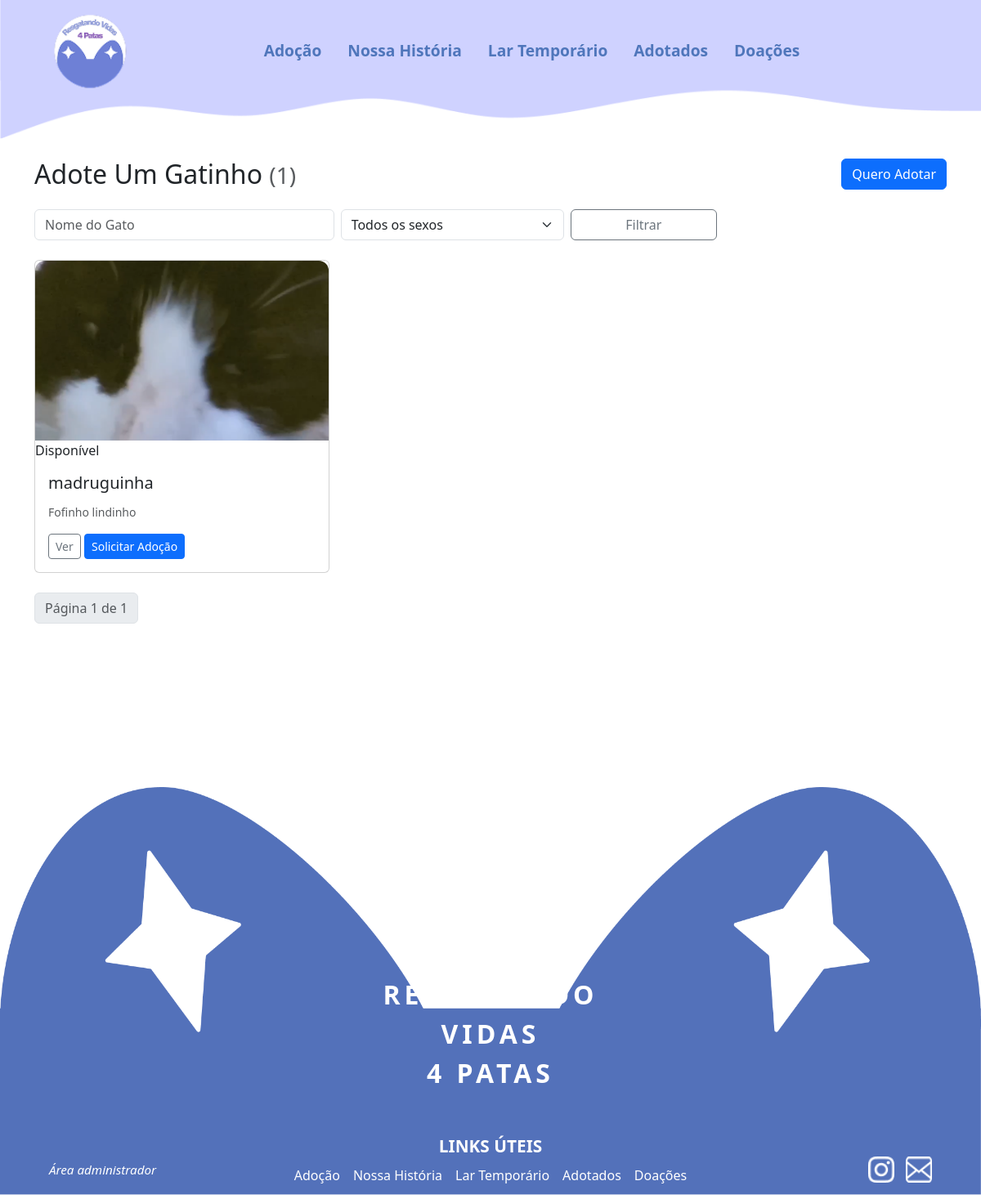
/lares_temporarios/, run on an earlier commit of the app's database.
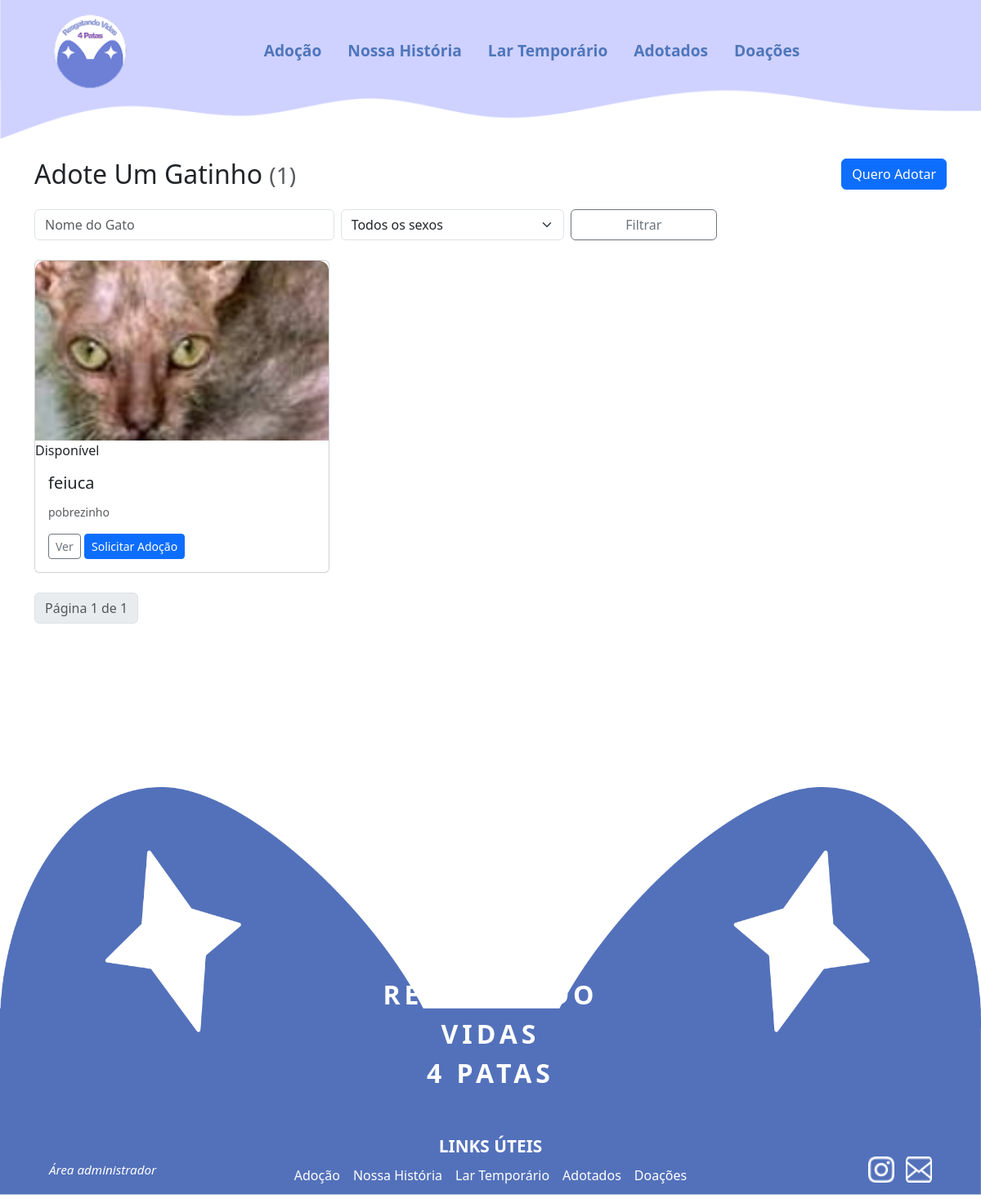
And on a later commit of the database.
### gatos/models.py (models this page shows, shortened)
class Gato(models.Model):
    SEXO_CHOICES = [
        ("M", "Macho"),
        ("F", "Fêmea"),
    ]
    nome = models.CharField(max_length=100, verbose_name="Nome do gato")
    sexo = models.CharField(max_length=1, choices=SEXO_CHOICES, verbose_name="Sexo", blank=False, null=False)
    idade = models.CharField(max_length=10, verbose_name="Idade")
    descricao = models.TextField(max_length=10000, verbose_name="Sobre o gato")
    imagem = models.ImageField(upload_to="gatos/", verbose_name="Foto do gato")
    lar_temporario = models.BooleanField(default=False, verbose_name="Precisa de lar temporário")
    cuidado = models.ForeignKey(Cuidado, on_delete=models.CASCADE, verbose_name="Cuidados")
    temperamento = models.ForeignKey(Temperamento, on_delete=models.CASCADE, verbose_name="Temperamento")
    sociavel = models.ForeignKey(Sociavel, on_delete=models.CASCADE, verbose_name="Socialização")
    moradia = models.ForeignKey(Moradia, on_delete=models.CASCADE, verbose_name="Moradia adequada")
    adotado = models.BooleanField(default=False, verbose_name="Adotado")
    created_at = models.DateTimeField(auto_now_add=True, verbose_name="Criado em")
    updated_at = models.DateTimeField(auto_now=True, verbose_name="Atualizado em")
    class Meta:
        verbose_name = "Gato"
        verbose_name_plural = "Gatos"
        db_table = "gatos"
        ordering = ["-created_at"]
    @cached_property
    def em_lar_temporario(self):
        from django.apps import apps
        LarTemporarioAtual = apps.get_model('lares_temporarios', 'LarTemporarioAtual')
        return LarTemporarioAtual.objects.filter(gato=self).exists()

### lares_temporarios/views.py (the view)
# urls.py: path('', views.GatoListView.as_view(), name='lista'),
class GatoListView(ListView):
    model = Gato
    template_name = 'lares_temporarios/lar_temporario_list.html'
    context_object_name = 'gatos'
    paginate_by = 12
    def get_queryset(self):
        try:
            qs = Gato.objects.filter(adotados__isnull=True)
            try:
                qs = qs.order_by('-created_at')
            except FieldError:
                qs = qs.order_by('-id')
            q = self.request.GET.get('q')
            sexo_filter = self.request.GET.get('sexo')
            if q:
                qs = qs.filter(nome__icontains=q)
            if sexo_filter == 'fêmea':
                qs = qs.filter(sexo__lte=1)
            elif sexo_filter == 'macho':
                qs = qs.filter(sexo__gt=1)
            return qs
        except Exception as e:
            logger.exception("Erro em GatoListView.get_queryset: %s", e)
            return Gato.objects.none()

### gatos/context_processors.py (called while the page is built)
def dashboard_totals(request):
    total_para_adocao = Gato.objects.exclude(id__in=Adotados.objects.values("gato")).count()
    total_lar_temporario = Gato.objects.filter(lar_temporario=True).exclude(id__in=Adotados.objects.values("gato")).count()
    total_adotados = Adotados.objects.count()
    return {
        "total_para_adocao": total_para_adocao,
        "total_lar_temporario": total_lar_temporario,
        "total_adotados": total_adotados,
    }

### lares_temporarios/templates/lares_temporarios/lar_temporario_list.html (shortened to what this page needs)
{% extends 'ong/base.html' %}
{% block content %}
<div class="hero mb-4">
  <div class="d-flex justify-content-between align-items-center">
    <h2 class="mb-0"> Adote Um Gatinho <small class="text-muted">({{ page_obj.paginator.count }})</small></h2>
    <a href="{% url 'lares_temporarios:formulario_lar_temporario' %}" class="btn btn-primary">Quero Adotar</a>
  </div>
  <form method="get" class="row g-2 mt-3">
    <div class="col-md-4">
      <input name="q" value="{{ request.GET.q }}" class="form-control" placeholder="Nome do Gato">
    </div>
    <div class="col-md-3">
      <select name="sexo" class="form-select">
        <option value="">Todos os sexos</option>
      </select>
    </div>
    <div class="col-md-2">
      <button class="btn btn-outline-secondary w-100">Filtrar</button>
    </div>
  </form>
</div>
<div class="row g-3">
  {% for gato in gatos %}
  <div class="col-lg-4 col-md-6">
    <div class="card card-cat h-100">
      {% if gato.imagem %}
      <img src="{{ gato.imagem.url }}" class="card-img-top" style="height:220px;object-fit:cover;border-top-left-radius:12px;border-top-right-radius:12px;">
      {% endif %}
      {% if gato.em_lar_temporario %}
        <span class="badge-lar-temporario">Em Lar Temporário</span>
      {% else %}
        <span class="badge-disponivel">Disponível</span>
      {% endif %}
      <div class="card-body">
        <h5 class="card-title">{{ gato.nome }}</h5>
        <p class="card-text small text-muted">{{ gato.descricao|truncatechars:80 }}</p>
        <div class="d-flex justify-content-between align-items-center mt-3">
          <div>
            <a href="{% url 'lares_temporarios:detail' gato.pk %}" class="btn btn-sm btn-outline-secondary">Ver</a>
            <a href="{% url 'lares_temporarios:formulario_lar_temporario' %}?gato={{ gato.pk }}" class="btn btn-sm btn-primary">Solicitar Adoção</a>
          </div>
        </div>
      </div>
    </div>
  </div>
  {% empty %}
  <p>Nenhum gato encontrado.</p>
  {% endfor %}
</div>
<nav class="mt-4">
  <ul class="pagination">
    <li class="page-item disabled"><span class="page-link">Página {{ page_obj.number }} de {{ page_obj.paginator.num_pages }}</span></li>
  </ul>
</nav>
{% endblock %}

What changed in the data, as far as the page shows it:
no longer on this page (row edited): Gato: imagem (picture), shows "Disponível", nome "madruguinha", descricao "Fofinho lindinho"
added Gato: imagem (picture), shows "Disponível", nome "feiuca", descricao "pobrezinho"
